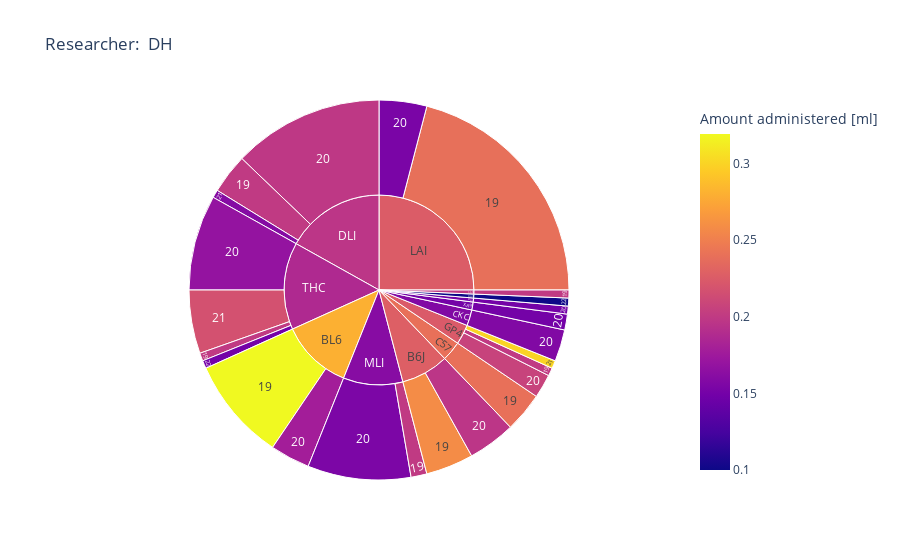
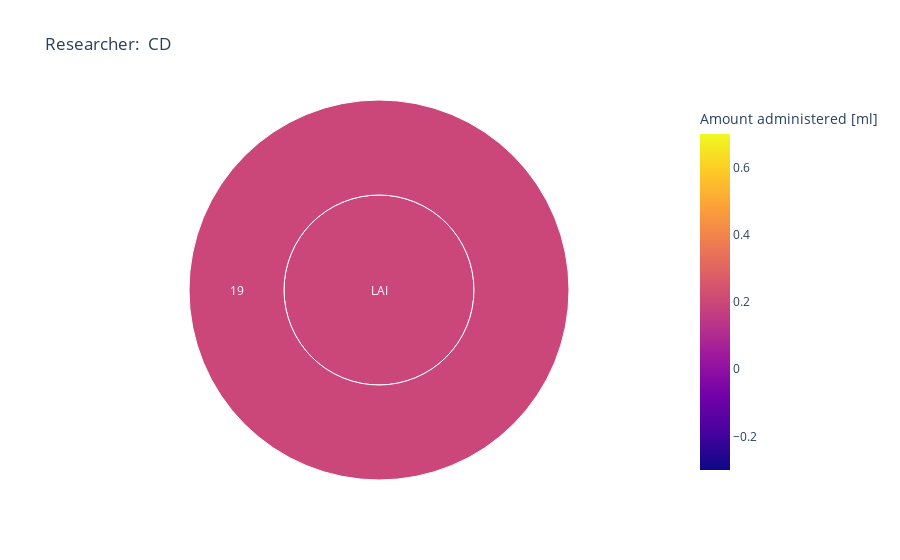
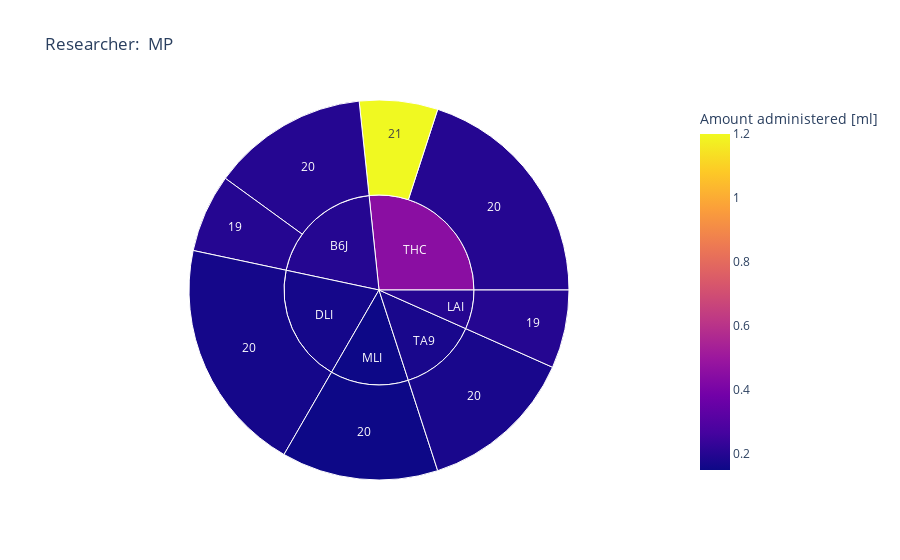
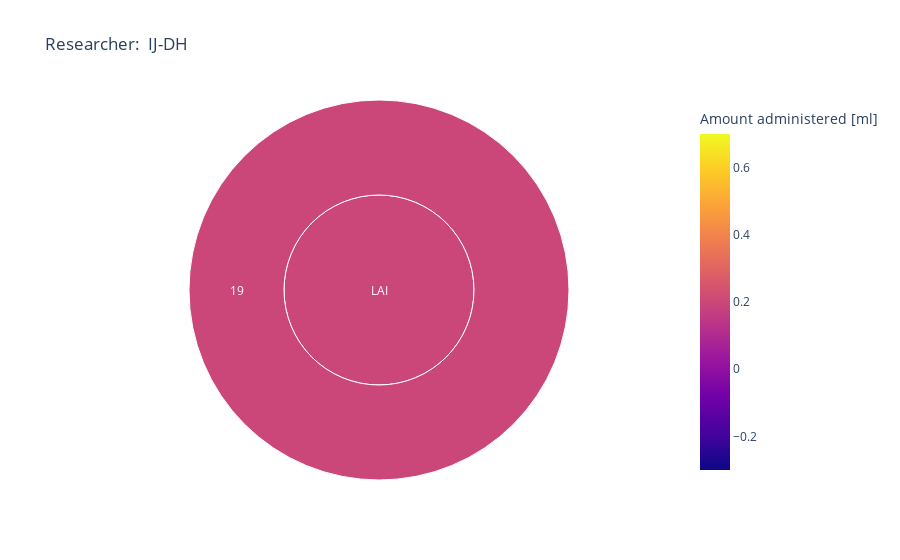

Write notebook code for charts like these, in order.
### Code cell
for i,value in enumerate(data_category_range):

        df[df['Responsible\nPerson'] == value].to_csv(save_path +str(value)+r'.csv',index = False, na_rep = 'N/A')
        dff = pd.read_csv (save_path + str(value)+r'.csv')
        fig = px.sunburst(dff,  path=['Mouse_ID', 'Dates'], color='Amount\nadministered [ml]',  title= 'Researcher:  ' + str(value))
        fig.write_html(os.path.join(save_path  + str(value)+ "sunburst.html"))
        fig.show()

### Figure 1 — Plotly figure (JSON) as saved in the notebook; plotly's stock layout.template omitted (floating-point values rounded to 4 significant figures)
{"data": [{"branchvalues": "total", "customdata": [[0.2583], [0.3192], [0.24], [0.2], [0.2], [0.2394], [0.2], [0.2], [0.2], [0.1967], [0.15], [0.178], [0.1575], [0.1979], [0.2067], [0.1533], [0.1546], [0.1683], [0.15], [0.16], [0.3], [0.2175], [0.1], [0.15], [0.2275], [0.15], [0.28], [0.24], [0.1575], [0.1], [0.1968], [0.224], [0.2254], [0.1607], [0.2], [0.1868], [0.15]], "domain": {"x": [0, 1], "y": [0, 1]}, "hovertemplate": "labels=%{label}<br>count=%{value}<br>parent=%{parent}<br>id=%{id}<br>Amount\nadministered [ml]=%{color}<extra></extra>", "ids": ["B6J/19", "BL6/19", "C57/19", "DLI/19", "GP4/19", "LAI/19", "MLI/19", "S6N/19", "THC/19", "B6J/20", "BA9/20", "BL6/20", "CKC/20", "DLI/20", "GP4/20", "LAI/20", "MLI/20", "THC/20", "XA9/20", "DLI/21", "GP4/21", "THC/21", "DHC/22", "THC/22", "B6J", "BA9", "BL6", "C57", "CKC", "DHC", "DLI", "GP4", "LAI", "MLI", "S6N", "THC", "XA9"], "labels": ["19", "19", "19", "19", "19", "19", "19", "19", "19", "20", "20", "20", "20", "20", "20", "20", "20", "20", "20", "21", "21", "21", "22", "22", "B6J", "BA9", "BL6", "C57", "CKC", "DHC", "DLI", "GP4", "LAI", "MLI", "S6N", "THC", "XA9"], "marker": {"coloraxis": "coloraxis", "colors": [0.2583, 0.3192, 0.24, 0.2, 0.2, 0.2394, 0.2, 0.2, 0.2, 0.1967, 0.15, 0.178, 0.1575, 0.1979, 0.2067, 0.1533, 0.1546, 0.1683, 0.15, 0.16, 0.3, 0.2175, 0.1, 0.15, 0.2275, 0.15, 0.28, 0.24, 0.1575, 0.1, 0.1968, 0.224, 0.2254, 0.1607, 0.2, 0.1868, 0.15]}, "name": "", "parents": ["B6J", "BL6", "C57", "DLI", "GP4", "LAI", "MLI", "S6N", "THC", "B6J", "BA9", "BL6", "CKC", "DLI", "GP4", "LAI", "MLI", "THC", "XA9", "DLI", "GP4", "THC", "DHC", "THC", "", "", "", "", "", "", "", "", "", "", "", "", ""], "type": "sunburst", "values": [6, 13, 5, 5, 1, 31, 2, 1, 1, 6, 1, 5, 4, 19, 3, 6, 13, 12, 2, 1, 1, 8, 1, 1, 12, 1, 18, 5, 4, 1, 25, 5, 37, 15, 1, 22, 2]}], "layout": {"coloraxis": {"colorbar": {"title": {"text": "Amount\nadministered [ml]"}}, "colorscale": [[0, "#0d0887"], [0.1111, "#46039f"], [0.2222, "#7201a8"], [0.3333, "#9c179e"], [0.4444, "#bd3786"], [0.5556, "#d8576b"], [0.6667, "#ed7953"], [0.7778, "#fb9f3a"], [0.8889, "#fdca26"], [1, "#f0f921"]]}, "legend": {"tracegroupgap": 0}, "title": {"text": "Researcher:  DH"}}}

### Figure 2 — Plotly figure (JSON) as saved in the notebook; plotly's stock layout.template omitted (floating-point values rounded to 4 significant figures)
{"data": [{"branchvalues": "total", "customdata": [[0.2], [0.2]], "domain": {"x": [0, 1], "y": [0, 1]}, "hovertemplate": "labels=%{label}<br>count=%{value}<br>parent=%{parent}<br>id=%{id}<br>Amount\nadministered [ml]=%{color}<extra></extra>", "ids": ["LAI/19", "LAI"], "labels": ["19", "LAI"], "marker": {"coloraxis": "coloraxis", "colors": [0.2, 0.2]}, "name": "", "parents": ["LAI", ""], "type": "sunburst", "values": [1, 1]}], "layout": {"coloraxis": {"colorbar": {"title": {"text": "Amount\nadministered [ml]"}}, "colorscale": [[0, "#0d0887"], [0.1111, "#46039f"], [0.2222, "#7201a8"], [0.3333, "#9c179e"], [0.4444, "#bd3786"], [0.5556, "#d8576b"], [0.6667, "#ed7953"], [0.7778, "#fb9f3a"], [0.8889, "#fdca26"], [1, "#f0f921"]]}, "legend": {"tracegroupgap": 0}, "title": {"text": "Researcher:  CD"}}}

### Figure 3 — Plotly figure (JSON) as saved in the notebook; plotly's stock layout.template omitted (floating-point values rounded to 4 significant figures)
{"data": [{"branchvalues": "total", "customdata": [[0.2], [0.2], [0.2], [0.1667], [0.15], [0.175], [0.2], [1.2], [0.2], [0.1667], [0.2], [0.15], [0.175], [0.45]], "domain": {"x": [0, 1], "y": [0, 1]}, "hovertemplate": "labels=%{label}<br>count=%{value}<br>parent=%{parent}<br>id=%{id}<br>Amount\nadministered [ml]=%{color}<extra></extra>", "ids": ["B6J/19", "LAI/19", "B6J/20", "DLI/20", "MLI/20", "TA9/20", "THC/20", "THC/21", "B6J", "DLI", "LAI", "MLI", "TA9", "THC"], "labels": ["19", "19", "20", "20", "20", "20", "20", "21", "B6J", "DLI", "LAI", "MLI", "TA9", "THC"], "marker": {"coloraxis": "coloraxis", "colors": [0.2, 0.2, 0.2, 0.1667, 0.15, 0.175, 0.2, 1.2, 0.2, 0.1667, 0.2, 0.15, 0.175, 0.45]}, "name": "", "parents": ["B6J", "LAI", "B6J", "DLI", "MLI", "TA9", "THC", "THC", "", "", "", "", "", ""], "type": "sunburst", "values": [1, 1, 2, 3, 2, 2, 3, 1, 3, 3, 1, 2, 2, 4]}], "layout": {"coloraxis": {"colorbar": {"title": {"text": "Amount\nadministered [ml]"}}, "colorscale": [[0, "#0d0887"], [0.1111, "#46039f"], [0.2222, "#7201a8"], [0.3333, "#9c179e"], [0.4444, "#bd3786"], [0.5556, "#d8576b"], [0.6667, "#ed7953"], [0.7778, "#fb9f3a"], [0.8889, "#fdca26"], [1, "#f0f921"]]}, "legend": {"tracegroupgap": 0}, "title": {"text": "Researcher:  MP"}}}

### Figure 4 — Plotly figure (JSON) as saved in the notebook; plotly's stock layout.template omitted (floating-point values rounded to 4 significant figures)
{"data": [{"branchvalues": "total", "customdata": [[0.2], [0.2]], "domain": {"x": [0, 1], "y": [0, 1]}, "hovertemplate": "labels=%{label}<br>count=%{value}<br>parent=%{parent}<br>id=%{id}<br>Amount\nadministered [ml]=%{color}<extra></extra>", "ids": ["LAI/19", "LAI"], "labels": ["19", "LAI"], "marker": {"coloraxis": "coloraxis", "colors": [0.2, 0.2]}, "name": "", "parents": ["LAI", ""], "type": "sunburst", "values": [1, 1]}], "layout": {"coloraxis": {"colorbar": {"title": {"text": "Amount\nadministered [ml]"}}, "colorscale": [[0, "#0d0887"], [0.1111, "#46039f"], [0.2222, "#7201a8"], [0.3333, "#9c179e"], [0.4444, "#bd3786"], [0.5556, "#d8576b"], [0.6667, "#ed7953"], [0.7778, "#fb9f3a"], [0.8889, "#fdca26"], [1, "#f0f921"]]}, "legend": {"tracegroupgap": 0}, "title": {"text": "Researcher:  IJ-DH"}}}
